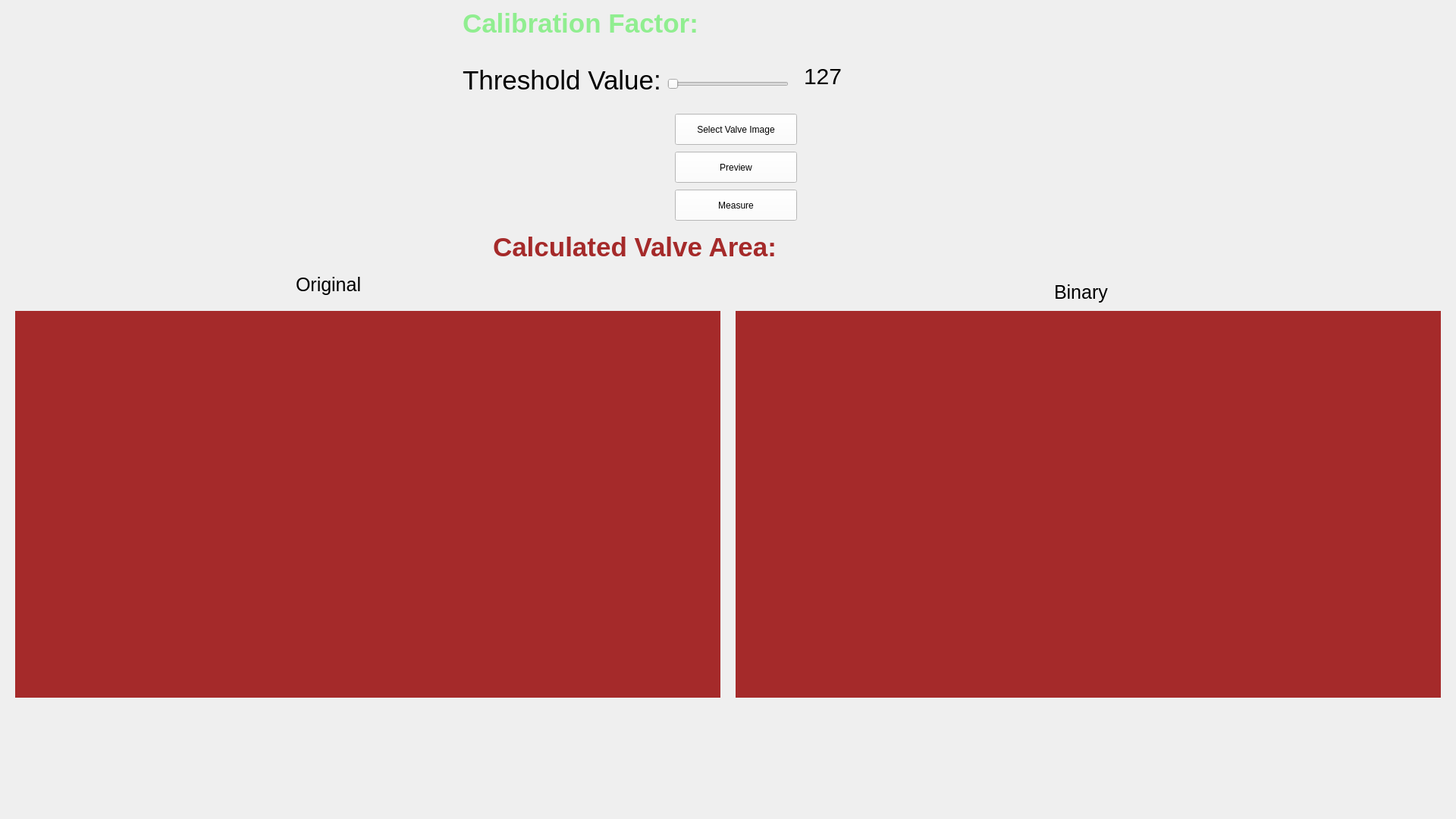
<?xml version="1.0" encoding="UTF-8"?>
<ui version="4.0">
 <class>MeasureWidget</class>
 <widget class="QWidget" name="MeasureWidget">
  <property name="geometry">
   <rect>
    <x>0</x>
    <y>0</y>
    <width>1920</width>
    <height>1080</height>
   </rect>
  </property>
  <property name="windowTitle">
   <string>Form</string>
  </property>
  <widget class="QLabel" name="current_calibration_factor">
   <property name="geometry">
    <rect>
     <x>610</x>
     <y>0</y>
     <width>831</width>
     <height>61</height>
    </rect>
   </property>
   <property name="styleSheet">
    <string notr="true">font-size: 35px; color: lightgreen; font-weight: bold;</string>
   </property>
   <property name="text">
    <string>Calibration Factor: </string>
   </property>
  </widget>
  <widget class="QPushButton" name="select_valve_image">
   <property name="geometry">
    <rect>
     <x>890</x>
     <y>150</y>
     <width>161</width>
     <height>41</height>
    </rect>
   </property>
   <property name="styleSheet">
    <string notr="true">background: white;</string>
   </property>
   <property name="text">
    <string>Select Valve Image</string>
   </property>
  </widget>
  <widget class="QLabel" name="label_2">
   <property name="geometry">
    <rect>
     <x>390</x>
     <y>360</y>
     <width>91</width>
     <height>31</height>
    </rect>
   </property>
   <property name="styleSheet">
    <string notr="true">font-size: 25px; color: black;</string>
   </property>
   <property name="text">
    <string>Original</string>
   </property>
  </widget>
  <widget class="QLabel" name="label_4">
   <property name="geometry">
    <rect>
     <x>1390</x>
     <y>370</y>
     <width>111</width>
     <height>31</height>
    </rect>
   </property>
   <property name="styleSheet">
    <string notr="true">font-size: 25px; color: black;</string>
   </property>
   <property name="text">
    <string>Binary</string>
   </property>
  </widget>
  <widget class="QLabel" name="original_valve">
   <property name="geometry">
    <rect>
     <x>20</x>
     <y>410</y>
     <width>930</width>
     <height>510</height>
    </rect>
   </property>
   <property name="styleSheet">
    <string notr="true">background: brown;</string>
   </property>
   <property name="text">
    <string/>
   </property>
  </widget>
  <widget class="QLabel" name="binarized_valve">
   <property name="geometry">
    <rect>
     <x>970</x>
     <y>410</y>
     <width>930</width>
     <height>510</height>
    </rect>
   </property>
   <property name="styleSheet">
    <string notr="true">background: brown;</string>
   </property>
   <property name="text">
    <string/>
   </property>
  </widget>
  <widget class="QPushButton" name="preview_btn">
   <property name="geometry">
    <rect>
     <x>890</x>
     <y>200</y>
     <width>161</width>
     <height>41</height>
    </rect>
   </property>
   <property name="styleSheet">
    <string notr="true">background: white;</string>
   </property>
   <property name="text">
    <string>Preview</string>
   </property>
  </widget>
  <widget class="QPushButton" name="measure_btn">
   <property name="geometry">
    <rect>
     <x>890</x>
     <y>250</y>
     <width>161</width>
     <height>41</height>
    </rect>
   </property>
   <property name="styleSheet">
    <string notr="true">background: white;</string>
   </property>
   <property name="text">
    <string>Measure</string>
   </property>
  </widget>
  <widget class="QLabel" name="valve_area_label">
   <property name="geometry">
    <rect>
     <x>650</x>
     <y>300</y>
     <width>781</width>
     <height>51</height>
    </rect>
   </property>
   <property name="styleSheet">
    <string notr="true">font-size: 35px; color: black; color: brown; font-weight: bold;</string>
   </property>
   <property name="text">
    <string>Calculated Valve Area: </string>
   </property>
  </widget>
  <widget class="QLabel" name="label">
   <property name="geometry">
    <rect>
     <x>610</x>
     <y>90</y>
     <width>261</width>
     <height>31</height>
    </rect>
   </property>
   <property name="styleSheet">
    <string notr="true">font-size: 35px; color: black;</string>
   </property>
   <property name="text">
    <string>Threshold Value:</string>
   </property>
  </widget>
  <widget class="QSlider" name="threshold_value_slider">
   <property name="geometry">
    <rect>
     <x>880</x>
     <y>100</y>
     <width>160</width>
     <height>22</height>
    </rect>
   </property>
   <property name="orientation">
    <enum>Qt::Horizontal</enum>
   </property>
  </widget>
  <widget class="QLabel" name="threshold_value_display">
   <property name="geometry">
    <rect>
     <x>1060</x>
     <y>80</y>
     <width>151</width>
     <height>41</height>
    </rect>
   </property>
   <property name="styleSheet">
    <string notr="true">font-size: 30px;</string>
   </property>
   <property name="text">
    <string>127</string>
   </property>
  </widget>
 </widget>
 <resources/>
 <connections/>
</ui>
